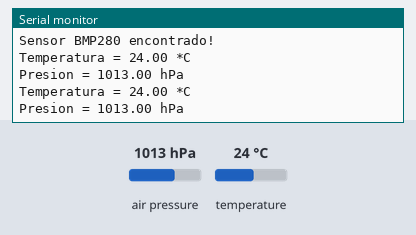
Simulated run of this sketch. Board: Arduino Uno, built with avr-gcc and run on an emulated ATmega328P. Parts: the last lines printed to the serial monitor. The test bench sets the inputs (shaded band); at power-on: air pressure 1013 hPa, temperature 24 °C.

Above: at 1.8 s.
1.9 s: air pressure set to 952 hPa
At 2.8 s:
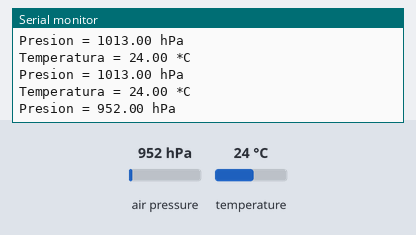
3.4 s: temperature set to 12 °C
At 4.7 s:
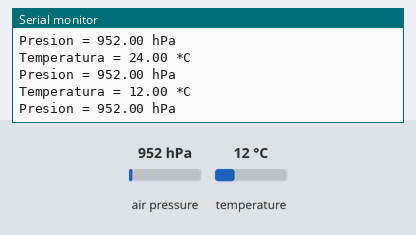
4.9 s: air pressure set to 975 hPa
At 5.8 s:
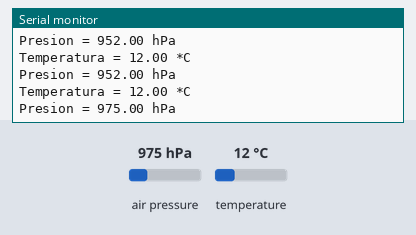
Timing chart, 0 to 7.9 s (numbered marks = the images above; inputs shaded):
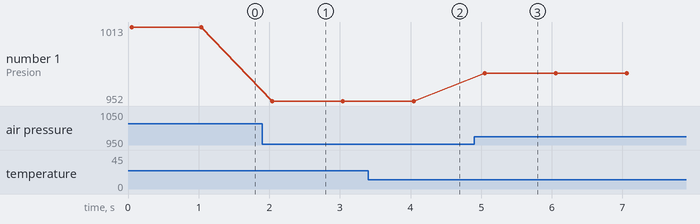

Measured:
- after the input at 1.9 s, the serial monitor: prints a new line after 0.14 s (image 1)
- after the input at 3.4 s, the serial monitor: prints a new line after 0.62 s (image 2)
- after the input at 4.9 s, the serial monitor: prints a new line after 0.15 s (image 3)
- plotted number 1: 1013 → 952 after the input at 1.9 s, 952 → 975 after the input at 4.9 s

The sketch:

14_BMP280.ino
```cpp
/*
  Autor: Edgar Cano
  Rev: 10/04/2024
*/

#include <Wire.h>
#include <Adafruit_BMP280.h>

#define BMP_SDA 7   // Cambia estos valores según la configuración de tu placa
#define BMP_SCL 6

Adafruit_BMP280 bmp; // Instancia del sensor BMP280

void setup() {
  Serial.begin(9600);
  if (!bmp.begin()) {
    Serial.println("No se pudo encontrar el sensor BMP280, verifica la conexión!");
    while (1);
  }
  Serial.println("Sensor BMP280 encontrado!");
}

void loop() {
  Serial.print("Temperatura = ");
  Serial.print(bmp.readTemperature());
  Serial.println(" *C");

  Serial.print("Presion = ");
  Serial.print(bmp.readPressure() / 100.0);
  Serial.println(" hPa");

  Serial.println();

  delay(1000);         // Espera 1 segundo entre lecturas
}
```
